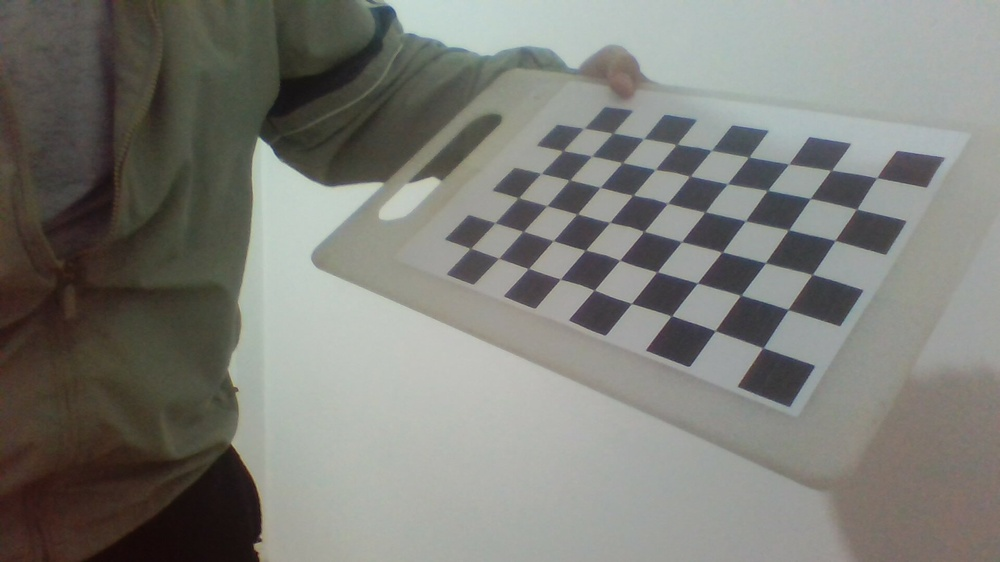
#> input picture image1.jpg, 1000 x 562 px, shrunk from 1920 x 1080 before the run
$ jupyter execute calibration.ipynb
#> lines starting #> are read from the running program, lines starting #| are printed output that depends on the picture; after the words box and inside, x2 and y2 are one past the last pixel; in counts of white or black regions, pixels touching at a corner belong together
[cell 1]
import cv2
import numpy as np
import matplotlib.pyplot as plt

[cell 2]
# Definindo o tamanho do tabuleiro quadriculado (número de quadrados internos)
# e o tamanho do quadrado em milímetros
board_w = 6
board_h = 9
square_size = 26  # milímetros

[cell 3]
# Criando uma matriz de coordenadas do objeto
objp = np.zeros((board_w * board_h, 3), np.float32)
objp[:,:2] = np.mgrid[0:board_w,0:board_h].T.reshape(-1,2)
objp *= square_size

[cell 4]
# Criando uma imagem em branco para o padrão de calibração
img_size = (board_h * square_size, board_w * square_size)
img = np.zeros(img_size[::-1], dtype=np.uint8)

# Desenhando um tabuleiro quadriculado na imagem
img[::2*square_size, 1::2*square_size] = 255
img[1::2*square_size, ::2*square_size] = 255

[cell 5]
cv2.imwrite('calibration_pattern.png', img)
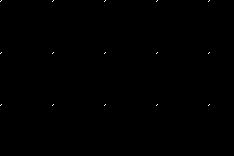
#> saved as calibration_pattern.png: shape (156, 234); 0.08% white in thin lines or dots, all inside (x1, y1, x2, y2) = (0, 0, 210, 106)

[cell 6]
plt.imshow(img, cmap='gray')
plt.axis('off')
plt.show()

[cell 7]
img = cv2.imread('image1.jpg')
#> img is the input picture: shape (562, 1000, 3); mean B, G, R 119.1, 125, 124.8

[cell 8]
gray = cv2.cvtColor(img, cv2.COLOR_BGR2GRAY)

[cell 9]
# Encontrando os pontos de canto do padrão de calibração na imagem
ret, corners = cv2.findChessboardCorners(gray, (board_w, board_h), None)
#> ret = True; corners = 54 rows, first 8: [876.7, 177.3], [857.5, 208.5], [834.7, 241.2], [812.6, 274.3], [787.7, 309.5], [761.7, 347.9], [832.7, 169.6], [810.3, 198.8]

[cell 10]
img_corners = cv2.drawChessboardCorners(img, (board_w, board_h), corners, ret)
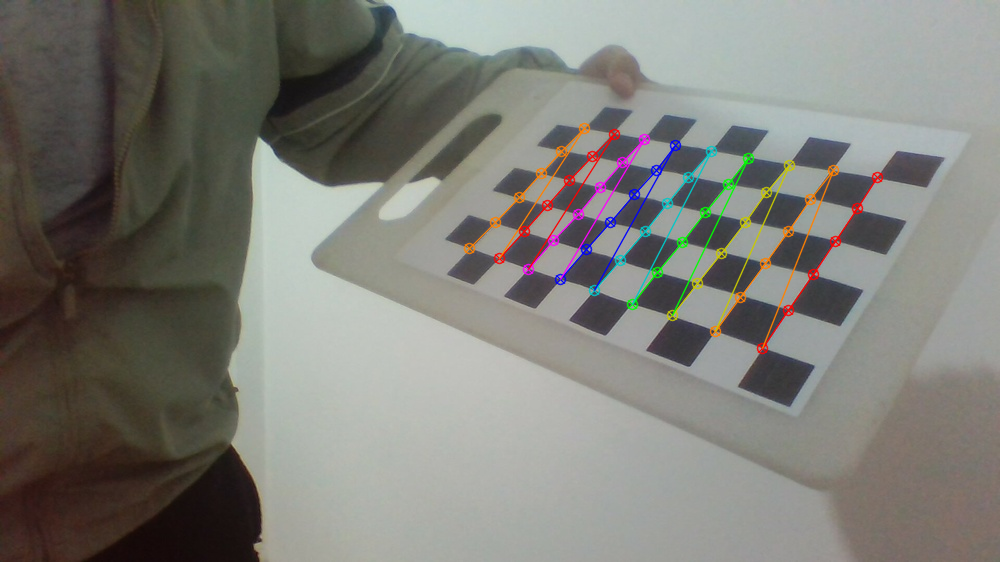
#> img_corners: shape (562, 1000, 3); mean B, G, R 118.6, 124.9, 125.4

[cell 11]
plt.imshow(cv2.cvtColor(img_corners, cv2.COLOR_BGR2RGB))
plt.axis('off')
plt.show()

[cell 12]
### Seguindo o Tutorial do OPENCV

[cell 13]
import glob
import cv2 as cv

board_w = 6
board_h = 9
square_size = 26

# termination criteria
criteria = (cv.TERM_CRITERIA_EPS + cv.TERM_CRITERIA_MAX_ITER, square_size, 0.001)

# prepare object points, like (0,0,0), (1,0,0), (2,0,0) ....,(6,5,0)
objp = np.zeros((board_w*board_h,3), np.float32)
objp[:,:2] = np.mgrid[0:board_w,0:board_h].T.reshape(-1,2)

# Arrays to store object points and image points from all the images.
objpoints = [] # 3d point in real world space
imgpoints = [] # 2d points in image plane.
images = glob.glob('*.jpg')

for fname in images:
    img = cv.imread(fname)
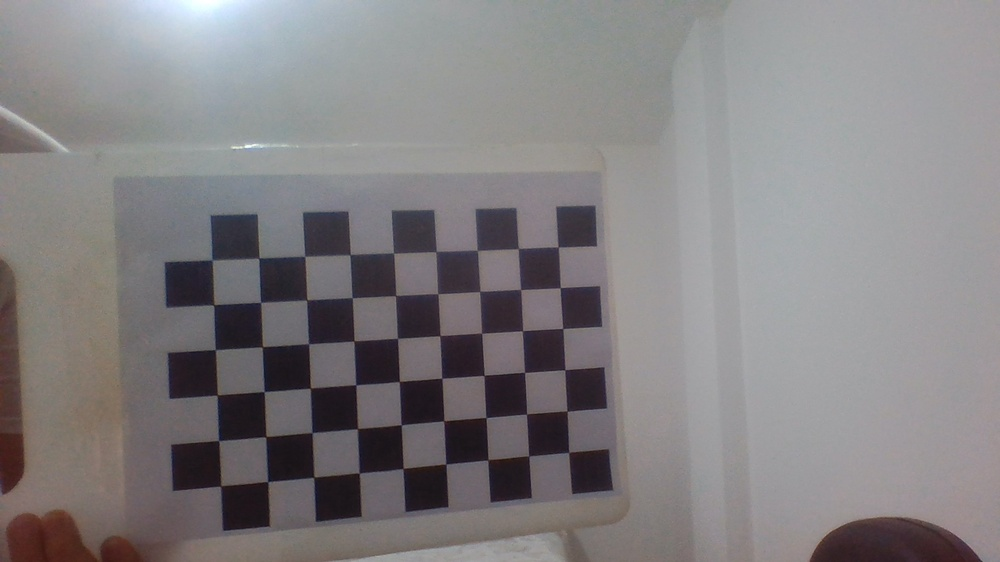
#> input picture WIN_20230501_18_45_10_Pro.jpg, 1000 x 562 px, shrunk from 1920 x 1080 before the run
#> img is the input picture: shape (562, 1000, 3); mean B, G, R 129.4, 127.6, 130.8
    gray = cv.cvtColor(img, cv.COLOR_BGR2GRAY)
    # Find the chess board corners
    ret, corners = cv.findChessboardCorners(gray, (board_w,board_h), None)
#> corners = 54 rows, first 8: [558.1, 247], [559.9, 287.9], [562.7, 328.4], [564, 368], [566.9, 411], [568, 450], [517.8, 248.7], [520.8, 289.6]
    # If found, add object points, image points (after refining them)
    if ret == True:
        objpoints.append(objp)
        corners2 = cv.cornerSubPix(gray,corners, (11,11), (-1,-1), criteria)
#> corners2 = 54 rows, first 8: [558.1, 247], [560.3, 287.7], [562.8, 328.5], [564.9, 369.7], [567, 411.2], [568.6, 452.3], [518.4, 248.5], [520.6, 289.5]
        imgpoints.append(corners2)
        # Draw and display the corners
        cv.drawChessboardCorners(img, (board_w,board_h), corners2, ret)
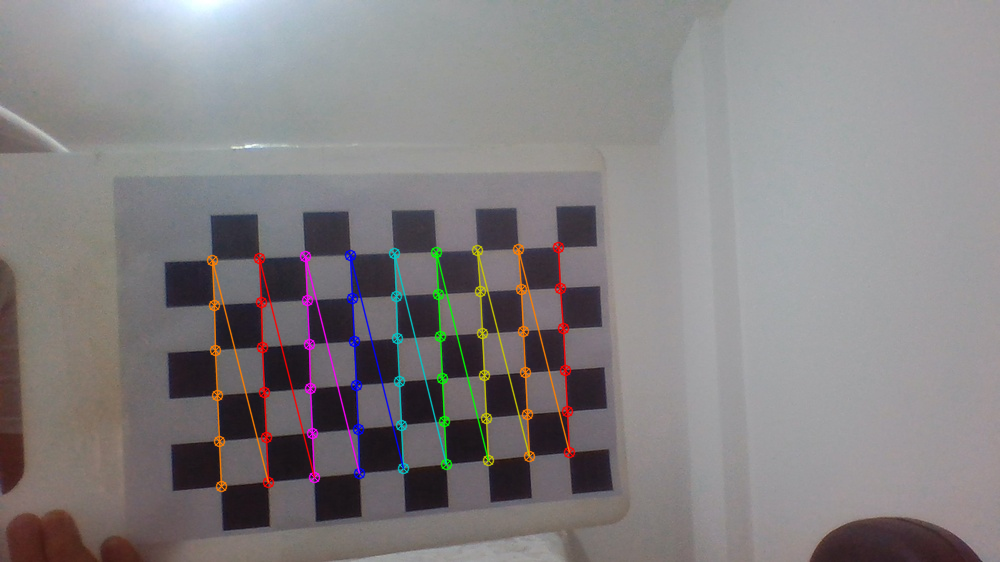
#> img: shape (562, 1000, 3); 2.73% of pixels changed, all inside (x1, y1, x2, y2) = (206, 241, 576, 493)

        plt.imshow(cv2.cvtColor(img, cv2.COLOR_BGR2RGB))
        plt.show()
#> pass 2 of the loop `for fname in images:`:
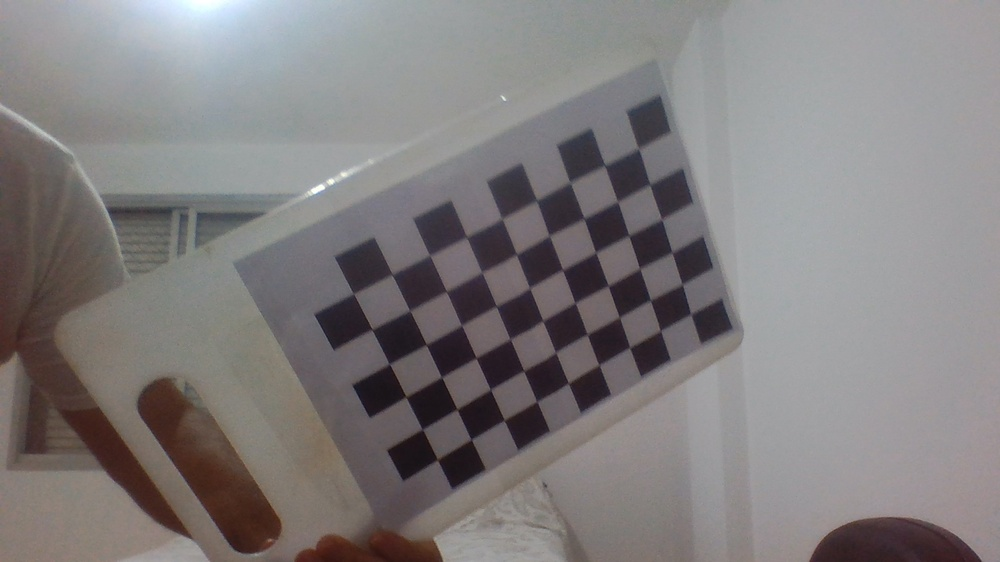
#> input picture WIN_20230501_18_45_11_Pro.jpg, 1000 x 562 px, shrunk from 1920 x 1080 before the run
#> img is the input picture: shape (562, 1000, 3); mean B, G, R 125.6, 125.1, 129.1
#> `ret, corners = cv.findChessboardCorners(gray, (board_w,board_h), None)`: corners = 54 rows, first 8: [638.8, 149.2], [640, 179], [657, 232], [671.4, 253.2], [682.7, 286.2], [690.5, 314], [604.9, 164], [617.2, 201.3]
#> corners2 = 54 rows, first 8: [638.6, 148.7], [649.8, 184.5], [657, 232], [672.1, 252.4], [682.3, 284.5], [690.9, 313.7], [604.7, 165.3], [617.6, 201.6]
#> `cv.drawChessboardCorners(img, (board_w,board_h), corners2, ret)`:
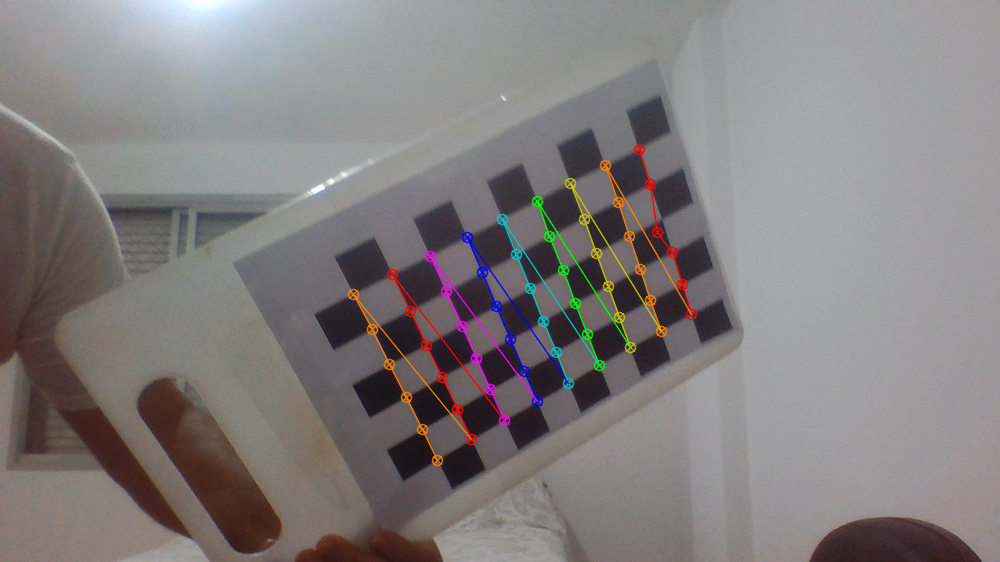
#> img: shape (562, 1000, 3); 2.24% of pixels changed, all inside (x1, y1, x2, y2) = (347, 143, 698, 467)
#> pass 3 of the loop `for fname in images:`:
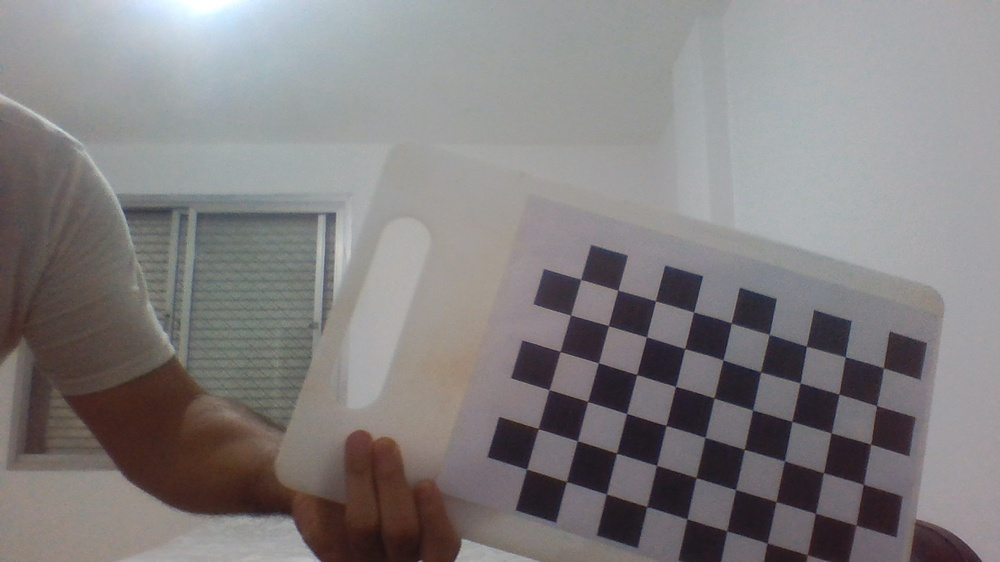
#> input picture WIN_20230501_18_45_12_Pro.jpg, 1000 x 562 px, shrunk from 1920 x 1080 before the run
#> img is the input picture: shape (562, 1000, 3); mean B, G, R 127.7, 127.1, 130.6
#> `gray = cv.cvtColor(img, cv.COLOR_BGR2GRAY)`:
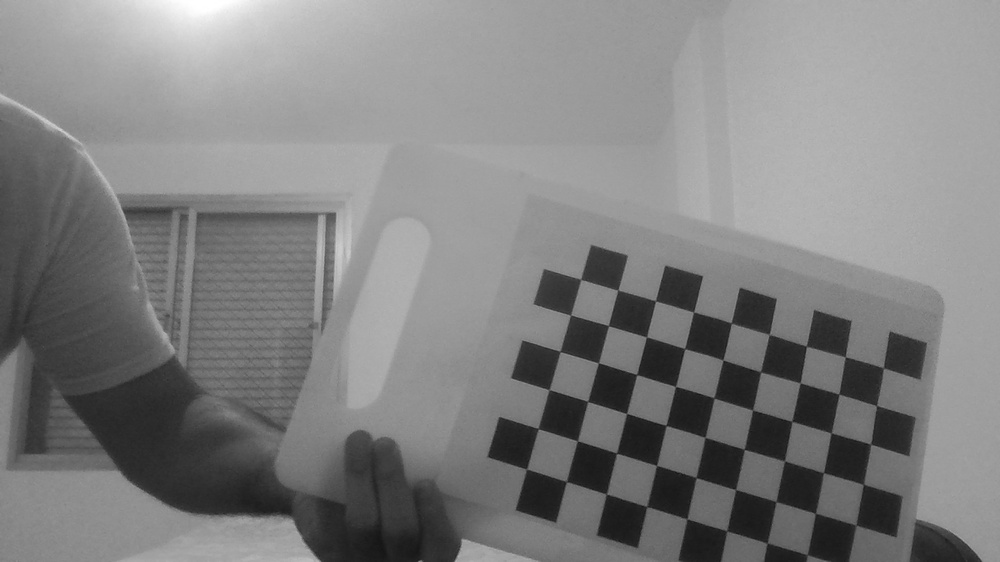
#> gray: shape (562, 1000); min 18, max 255, mean 128.2
#> `ret, corners = cv.findChessboardCorners(gray, (board_w,board_h), None)`: ret = False; corners = 54 rows, first 8: [876, 374], [876.5, 405], [870.5, 444.5], [863.5, 484], [856, 525.5], [841, 559], [845, 357], [839, 394.5]
#> the loop made 5 passes; the first 3 are shown

[cell 14]
ret, mtx, dist, rvecs, tvecs = cv.calibrateCamera(objpoints, imgpoints, gray.shape[::-1], None, None)

[cell 15]
img = cv.imread('image2.jpg')
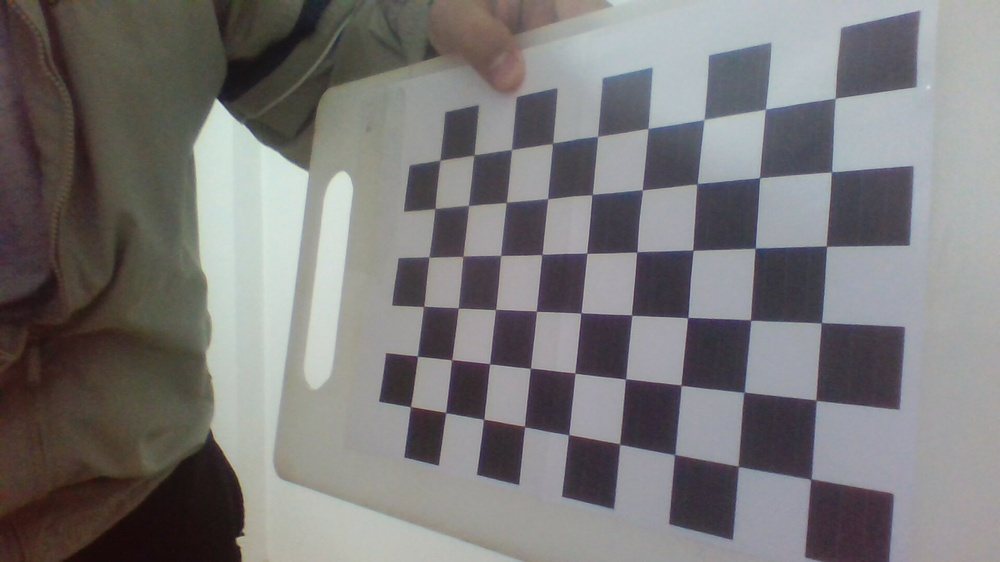
#> input picture image2.jpg, 1000 x 562 px, shrunk from 1920 x 1080 before the run
#> img is the input picture: shape (562, 1000, 3); mean B, G, R 119.8, 119.7, 121.7
h,  w = img.shape[:2]
#> h = 562; w = 1000
newcameramtx, roi = cv.getOptimalNewCameraMatrix(mtx, dist, (w,h), 1, (w,h))

[cell 16]
# undistort
dst = cv.undistort(img, mtx, dist, None, newcameramtx)
# crop the image
x, y, w, h = roi
dst = dst[y:y+h, x:x+w]
#> dst: shape (539, 980, 3)
cv.imwrite('calibresult.png', dst)

[cell 17]
# undistort
mapx, mapy = cv.initUndistortRectifyMap(mtx, dist, None, newcameramtx, (w,h), 5)
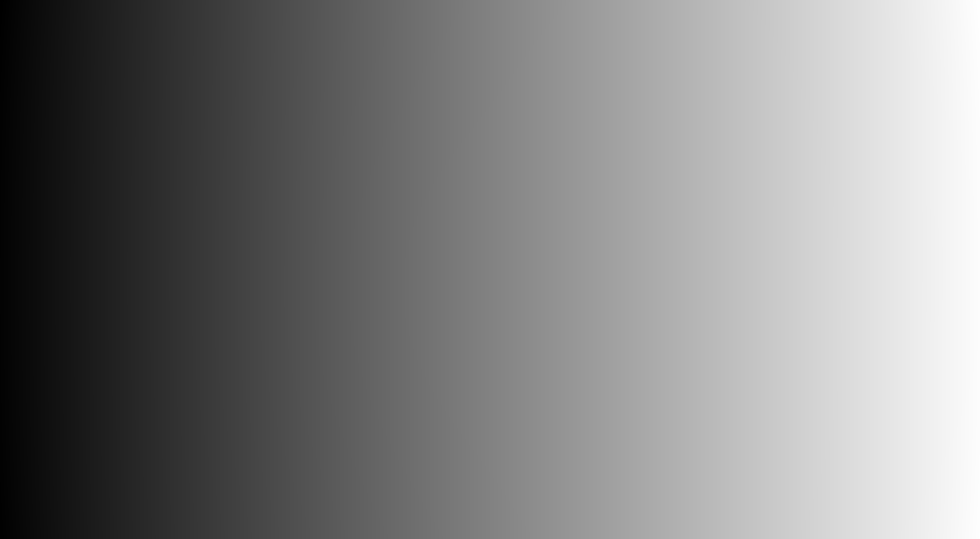
#> mapx: shape (539, 980) float32; min -11.82, max 988.1, mean 495.3; drawn with min black and max white
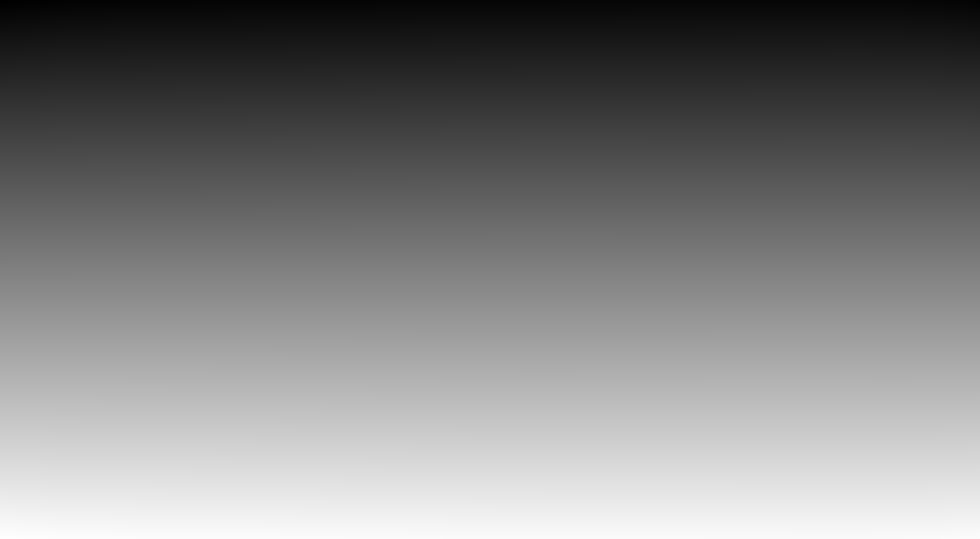
#> mapy: shape (539, 980) float32; min -13.89, max 548.1, mean 268.7; drawn with min black and max white
dst = cv.remap(img, mapx, mapy, cv.INTER_LINEAR)
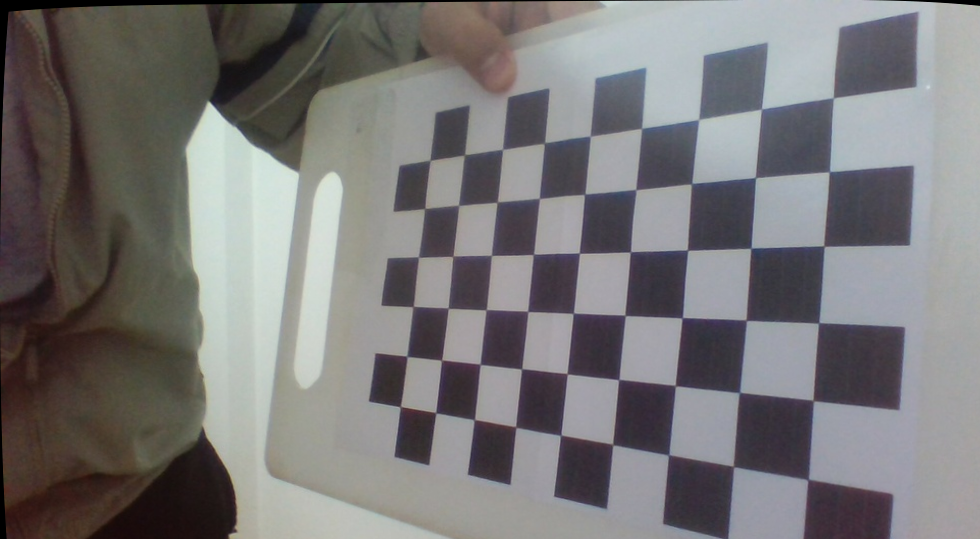
#> dst: shape (539, 980, 3); mean B, G, R 118.6, 118.3, 120.1
# crop the image
x, y, w, h = roi
dst = dst[y:y+h, x:x+w]
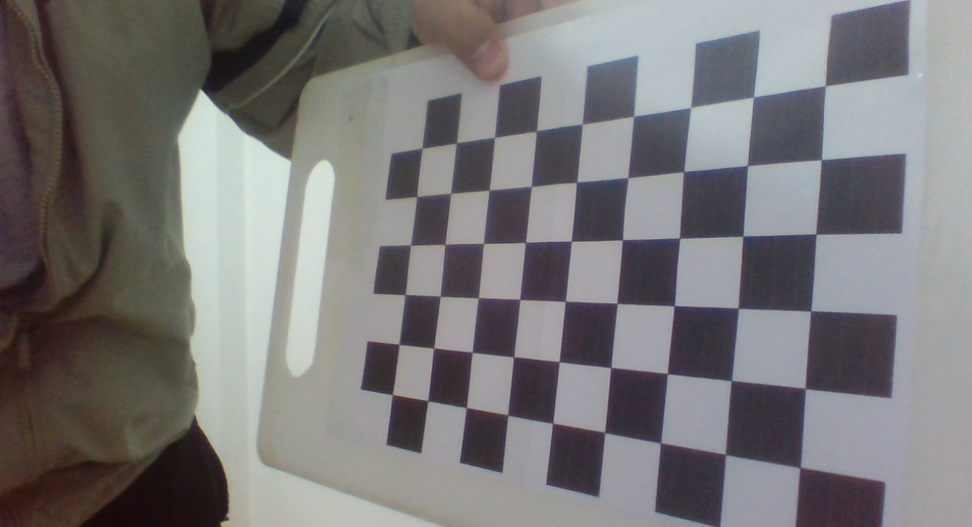
#> dst: shape (527, 972, 3); mean B, G, R 119.6, 119.2, 120.9
cv.imwrite('calibresult.png', dst)

[cell 18]
mean_error = 0
for i in range(len(objpoints)):
    imgpoints2, _ = cv.projectPoints(objpoints[i], rvecs[i], tvecs[i], mtx, dist)
    error = cv.norm(imgpoints[i], imgpoints2, cv.NORM_L2)/len(imgpoints2)
    mean_error += error
print( "total error: {}".format(mean_error/len(objpoints)) )
